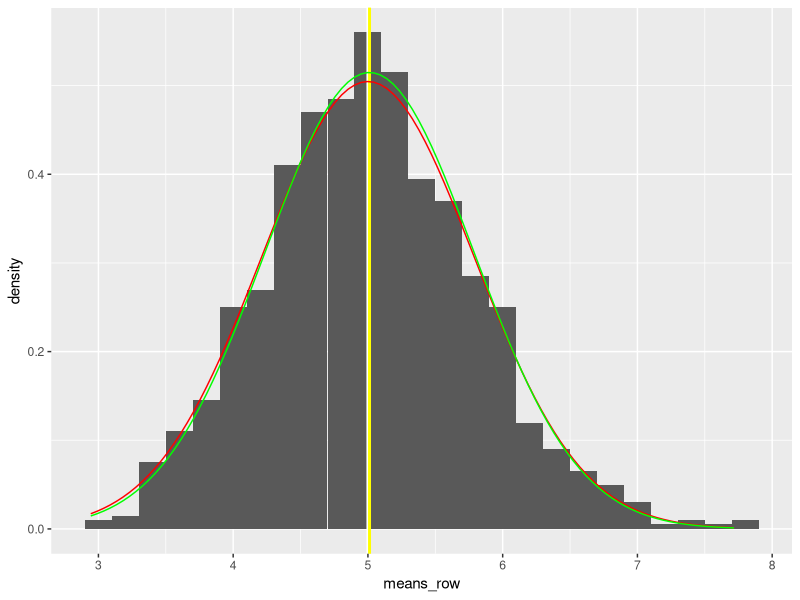

Generate this figure with R:
## ---- chunk 1
knitr::opts_chunk$set(echo = TRUE)
## ---- chunk 2
library(knitr)
library(ggplot2)
## ---- chunk 3
set.seed(123)
## ---- chunk 4
n <- 40
lambda <- 0.2
num_sim <- 1000
## ---- chunk 5
means_row = NULL
for (i in 1 : 1000) means_row = c(means_row, mean(rexp(n,lambda)))
## ---- chunk 6
mean_sample <- mean(means_row) 
mean_theor <- 1/lambda
mean_sample
mean_theor
## ---- chunk 7
sd_sample <- sd(means_row) 
sd_theor <- 1/lambda/sqrt(n)
sd_sample
sd_theor
## ---- chunk 8
var_sample <- var(means_row) 
var_theor <- sd_theor^2
var_sample
var_theor
## ---- chunk 9
graph_data <- data.frame(means_row)
distr_graph <- ggplot(graph_data, aes(x = means_row)) +
  geom_histogram(binwidth = lambda, aes(y = ..density..)) +
  geom_vline(xintercept = mean_theor, colour = "white", size = 1) +
  geom_vline(xintercept = mean_sample, colour = "yellow", size = 1) +
  stat_function(fun = dnorm, args = list(mean = mean_theor, sd = sd_theor), colour = "red") +
  stat_function(fun = dnorm, args = list(mean = mean_sample, sd = sd_sample), colour = "green")
  distr_graph
